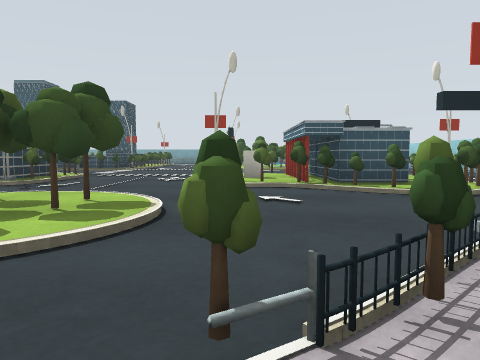
view 1 (above)

24 first-person views from a walk through a Gazebo world. The camera is 0.1 m above the floor, tilts 4° down and sees 70° across. The lines on the ground mark 1 m squares. The floor is counted in squares, 0.2 m on a side. Each view is taken from the middle of a square. On the plan, view 1 faces up. The plan holds only what a view shows up to about 9 squares ahead; the rest is blank.

view 2
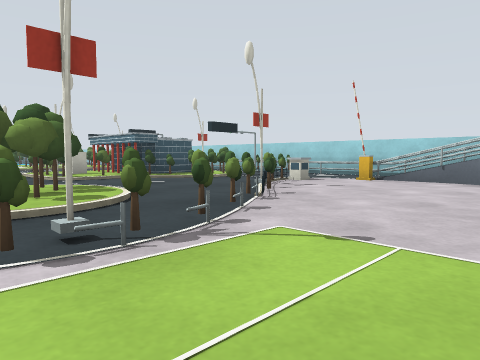

view 3
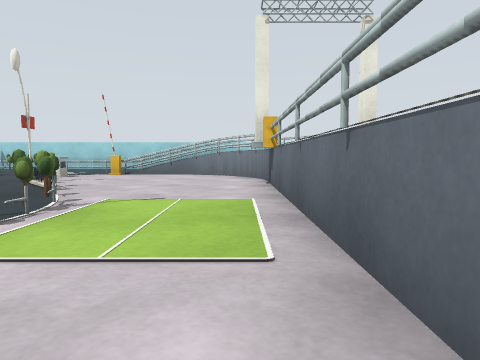

view 4
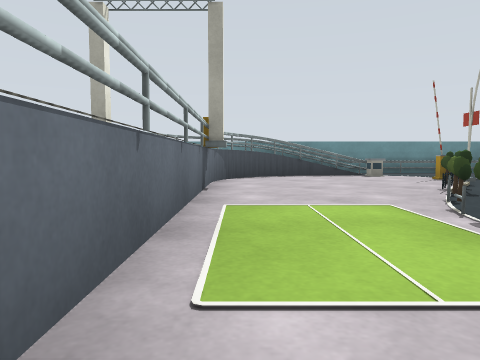

view 5
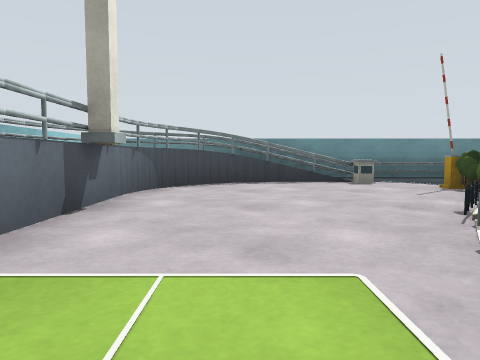

view 6
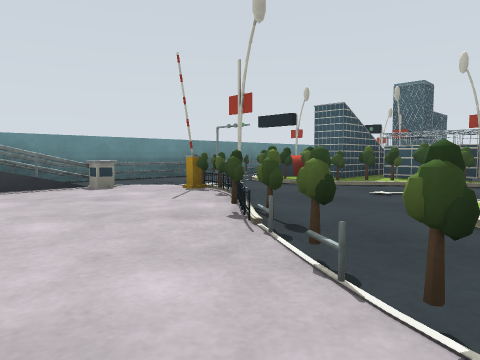

view 7
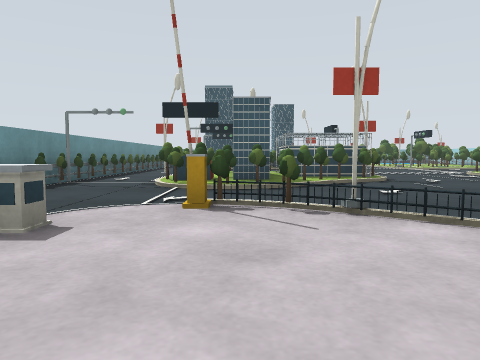

view 8
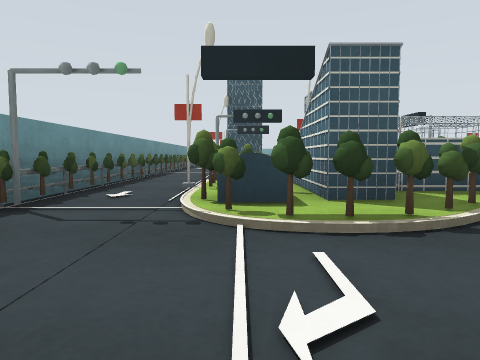

view 9
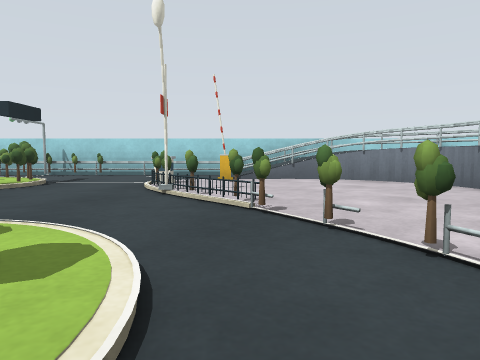

view 10
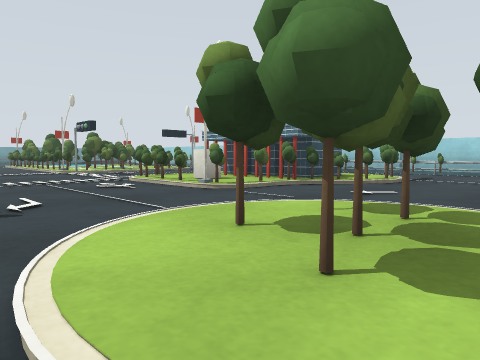

view 11
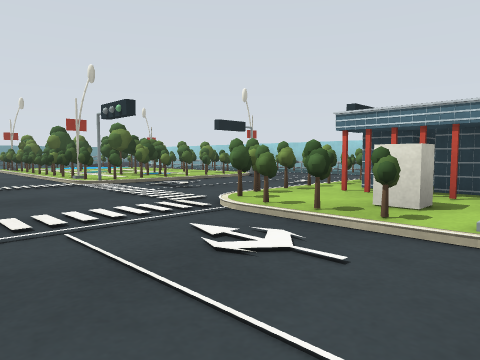

view 12
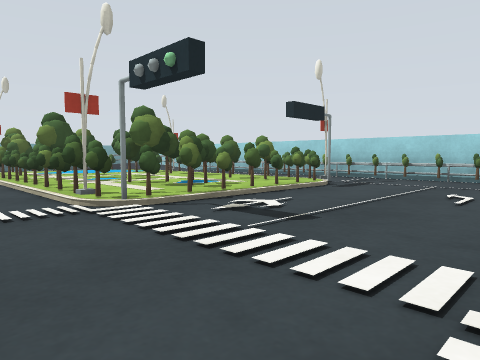

view 13
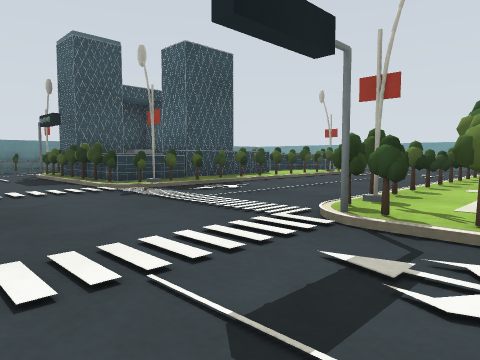

view 14
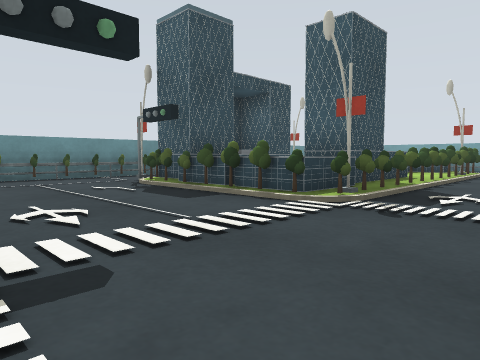

view 15
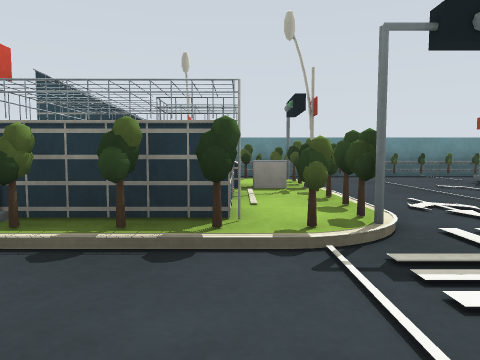

view 16
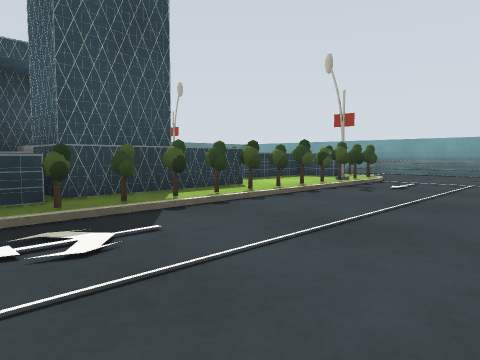

view 17
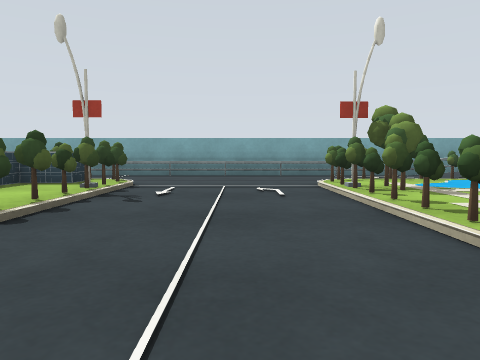

view 18
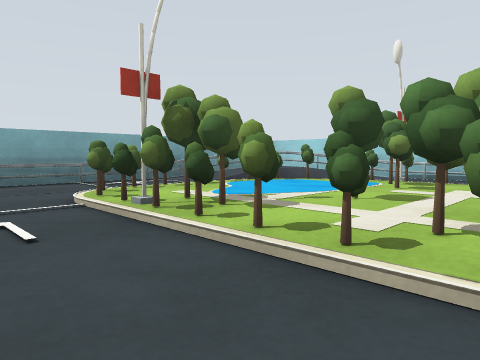

view 19
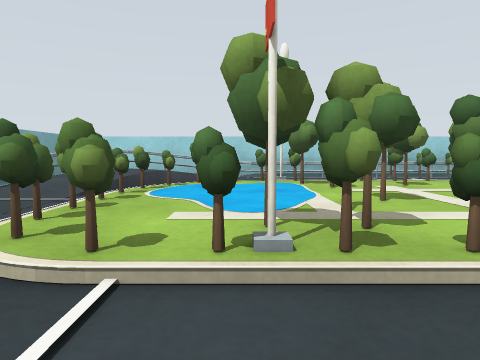

view 20
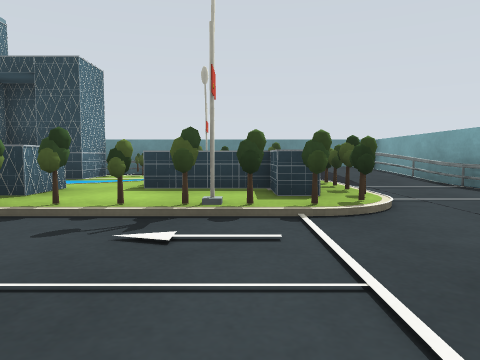

view 21
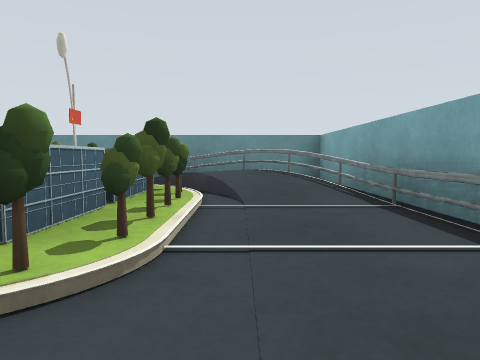

view 22
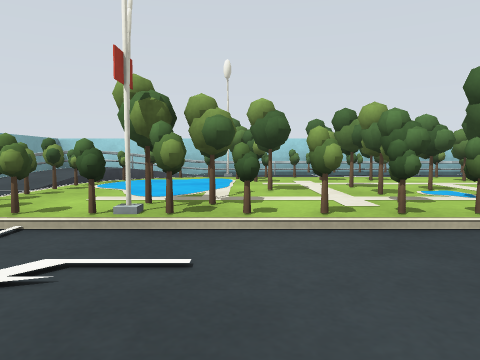

view 23
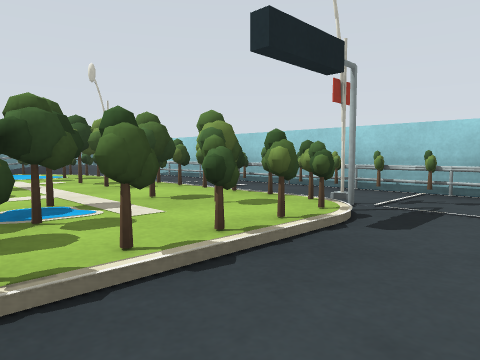

view 24
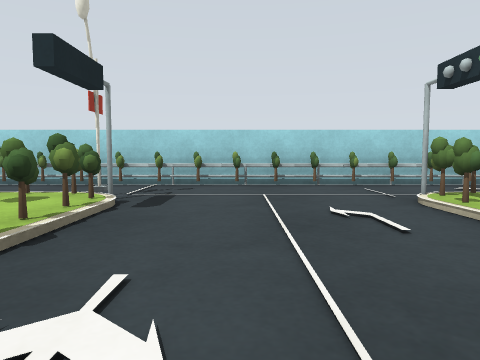

### Floor plan
Key: @ floor where view 1 was taken; # wall or solid block; x gap in a wall; . main floor; : floor 0.05 m higher than the main floor; / step, stairs or slope; = window, fence, low wall or low ledge; v drop or lower ground.
Columns run from 11 left of view 1 to 6 right of it. Each row starts with its distance up from view 1.
 23 ##################
 22  vvx........../= #
 21  v==........../:=#
 20 ##=#=###...#..x//#
 19  # # #=#...x.....#
 18  ### #=#...#####.#
 17  # =..=#...####=.#
 16   ### ##...#####.#
 15    #####...##....#
 14      ##=...#####.#
 13 #######=...####=.#
 12 #................#
 11 #................#
 10 #................#
  9 ##.##=##...###=#.#
  8 ##.#=###...=###=.#
  7  #x#####...=###=.#
  6 ##.=####...####=.#
  5 ##.###.......##..#
  4 #................#
  3 #.......##.......#
  2 #...==...#...==..#
  1 #/=...=....==..=/#
  0 #/#....====@...v/#
 -1 ==#............#/=
 -2 ===#..........##v=
 -3  v= ###########=v=
 -4  vv=========#===v=

Where each view was taken, in squares from view 1:
view 1: 0 up, 0 right, facing up
view 2: 2 down, 3 left, facing up-right
view 3: 2 down, 5 left, facing right
view 4: 2 down, 0 right, facing left
view 5: 1 down, 2 left, facing left
view 6: 1 down, 3 left, facing up-left
view 7: 1 down, 7 left, facing up
view 8: 2 up, 8 left, facing up
view 9: 1 up, 3 left, facing right
view 10: 2 up, 4 left, facing up-right
view 11: 6 up, 3 left, facing up-right
view 12: 9 up, 2 left, facing up-right
view 13: 10 up, 1 right, facing up-left
view 14: 9 up, 2 left, facing up-left
view 15: 8 up, 2 left, facing left
view 16: 13 up, 1 left, facing up-left
view 17: 14 up, 2 left, facing up
view 18: 16 up, 2 left, facing up-right
view 19: 19 up, 2 left, facing right
view 20: 19 up, 1 left, facing left
view 21: 21 up, 3 left, facing left
view 22: 18 up, 3 left, facing right
view 23: 11 up, 1 right, facing up-right
view 24: 11 up, 0 right, facing right
